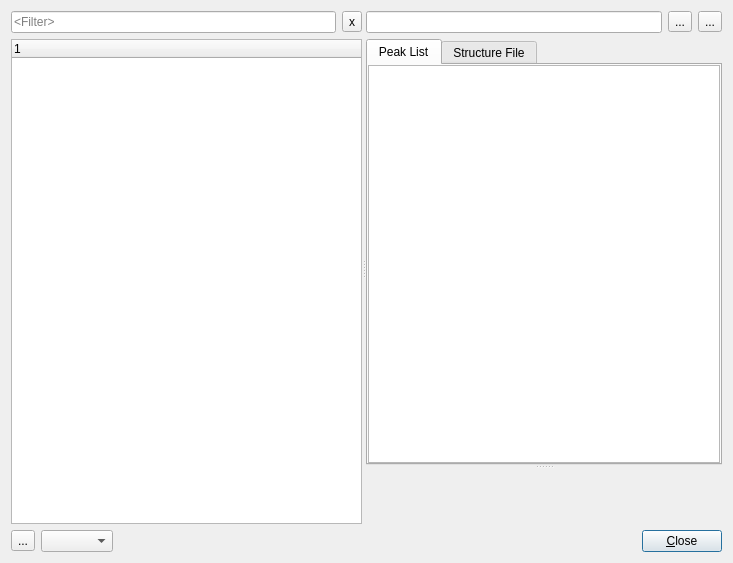
<?xml version="1.0" encoding="UTF-8"?>
<ui version="4.0">
 <class>BrowseReferenceStructuresDialog</class>
 <widget class="QDialog" name="BrowseReferenceStructuresDialog">
  <property name="geometry">
   <rect>
    <x>0</x>
    <y>0</y>
    <width>733</width>
    <height>563</height>
   </rect>
  </property>
  <property name="windowTitle">
   <string>Browse Reference Structures</string>
  </property>
  <layout class="QVBoxLayout" name="verticalLayout_3">
   <item>
    <widget class="QSplitter" name="splitterVertical">
     <property name="sizePolicy">
      <sizepolicy hsizetype="Expanding" vsizetype="Expanding">
       <horstretch>0</horstretch>
       <verstretch>0</verstretch>
      </sizepolicy>
     </property>
     <property name="orientation">
      <enum>Qt::Horizontal</enum>
     </property>
     <widget class="QWidget" name="layoutWidget">
      <layout class="QVBoxLayout" name="verticalLayout">
       <item>
        <layout class="QHBoxLayout" name="horizontalLayout_2">
         <item>
          <widget class="QLineEdit" name="lineEditFilter">
           <property name="toolTip">
            <string>Filter file names</string>
           </property>
           <property name="placeholderText">
            <string>&lt;Filter&gt;</string>
           </property>
          </widget>
         </item>
         <item>
          <widget class="QToolButton" name="toolButtonClearFilter">
           <property name="toolTip">
            <string>Clear filter</string>
           </property>
           <property name="text">
            <string>x</string>
           </property>
          </widget>
         </item>
        </layout>
       </item>
       <item>
        <widget class="QTreeWidget" name="treeWidget">
         <property name="toolTip">
          <string>Checked files are added to the &quot;Favorites&quot; collection</string>
         </property>
         <column>
          <property name="text">
           <string notr="true">1</string>
          </property>
         </column>
        </widget>
       </item>
      </layout>
     </widget>
     <widget class="QSplitter" name="splitterHorizontal">
      <property name="orientation">
       <enum>Qt::Vertical</enum>
      </property>
      <widget class="QWidget" name="layoutWidget">
       <layout class="QVBoxLayout" name="verticalLayout_2">
        <item>
         <layout class="QHBoxLayout" name="horizontalLayout_3">
          <item>
           <widget class="QLineEdit" name="lineEditCurrentFile">
            <property name="readOnly">
             <bool>true</bool>
            </property>
           </widget>
          </item>
          <item>
           <widget class="QToolButton" name="toolButtonSaveData">
            <property name="toolTip">
             <string>Save peak data to CSV file</string>
            </property>
            <property name="text">
             <string>...</string>
            </property>
            <property name="icon">
             <iconset theme="profex-save-as">
              <normaloff>.</normaloff>.</iconset>
            </property>
           </widget>
          </item>
          <item>
           <widget class="QToolButton" name="toolButtonSaveGraph">
            <property name="toolTip">
             <string>Save stick pattern to PDF</string>
            </property>
            <property name="text">
             <string>...</string>
            </property>
            <property name="icon">
             <iconset theme="profex-save-pdf">
              <normaloff>.</normaloff>.</iconset>
            </property>
           </widget>
          </item>
         </layout>
        </item>
        <item>
         <widget class="QTabWidget" name="tabWidget">
          <widget class="QWidget" name="tabPeakList">
           <attribute name="title">
            <string>Peak List</string>
           </attribute>
           <layout class="QGridLayout" name="gridLayout">
            <property name="leftMargin">
             <number>0</number>
            </property>
            <property name="topMargin">
             <number>0</number>
            </property>
            <property name="rightMargin">
             <number>0</number>
            </property>
            <property name="bottomMargin">
             <number>0</number>
            </property>
            <item row="0" column="0">
             <widget class="QTableWidget" name="tableWidgetHkl"/>
            </item>
           </layout>
          </widget>
          <widget class="QWidget" name="tabStrFile">
           <attribute name="title">
            <string>Structure File</string>
           </attribute>
           <layout class="QGridLayout" name="gridLayout_2">
            <property name="leftMargin">
             <number>0</number>
            </property>
            <property name="topMargin">
             <number>0</number>
            </property>
            <property name="rightMargin">
             <number>0</number>
            </property>
            <property name="bottomMargin">
             <number>0</number>
            </property>
            <item row="0" column="0">
             <widget class="ControlFileEdit" name="plainTextEdit">
              <property name="readOnly">
               <bool>true</bool>
              </property>
             </widget>
            </item>
           </layout>
          </widget>
         </widget>
        </item>
       </layout>
      </widget>
      <widget class="XrdCustomPlot" name="plotWidget" native="true">
       <property name="sizePolicy">
        <sizepolicy hsizetype="Expanding" vsizetype="Expanding">
         <horstretch>0</horstretch>
         <verstretch>0</verstretch>
        </sizepolicy>
       </property>
      </widget>
     </widget>
    </widget>
   </item>
   <item>
    <layout class="QHBoxLayout" name="horizontalLayout">
     <item>
      <widget class="QToolButton" name="toolButtonToggleExpand">
       <property name="toolTip">
        <string>Expand/Collapse all directories</string>
       </property>
       <property name="text">
        <string>...</string>
       </property>
       <property name="icon">
        <iconset theme="profex-select-all">
         <normaloff>.</normaloff>.</iconset>
       </property>
      </widget>
     </item>
     <item>
      <widget class="WaveLengthComboBox" name="comboBoxWavelength">
       <property name="toolTip">
        <string>Select the wavelength used to calculate 2&amp;theta; peak positions from d-values.</string>
       </property>
      </widget>
     </item>
     <item>
      <spacer name="horizontalSpacer">
       <property name="orientation">
        <enum>Qt::Horizontal</enum>
       </property>
       <property name="sizeHint" stdset="0">
        <size>
         <width>478</width>
         <height>20</height>
        </size>
       </property>
      </spacer>
     </item>
     <item>
      <widget class="QPushButton" name="pushButtonClose">
       <property name="text">
        <string>&amp;Close</string>
       </property>
      </widget>
     </item>
    </layout>
   </item>
  </layout>
 </widget>
 <customwidgets>
  <customwidget>
   <class>WaveLengthComboBox</class>
   <extends>QComboBox</extends>
   <header>wavelengthcombobox.h</header>
  </customwidget>
  <customwidget>
   <class>XrdCustomPlot</class>
   <extends>QWidget</extends>
   <header>xrdcustomplot.h</header>
   <container>1</container>
  </customwidget>
  <customwidget>
   <class>ControlFileEdit</class>
   <extends>QPlainTextEdit</extends>
   <header>projectWidget/controlfileedit.h</header>
  </customwidget>
 </customwidgets>
 <resources/>
 <connections>
  <connection>
   <sender>pushButtonClose</sender>
   <signal>clicked()</signal>
   <receiver>BrowseReferenceStructuresDialog</receiver>
   <slot>close()</slot>
   <hints>
    <hint type="sourcelabel">
     <x>723</x>
     <y>552</y>
    </hint>
    <hint type="destinationlabel">
     <x>243</x>
     <y>272</y>
    </hint>
   </hints>
  </connection>
  <connection>
   <sender>toolButtonClearFilter</sender>
   <signal>clicked()</signal>
   <receiver>lineEditFilter</receiver>
   <slot>clear()</slot>
   <hints>
    <hint type="sourcelabel">
     <x>350</x>
     <y>28</y>
    </hint>
    <hint type="destinationlabel">
     <x>271</x>
     <y>25</y>
    </hint>
   </hints>
  </connection>
  <connection>
   <sender>lineEditFilter</sender>
   <signal>textChanged(QString)</signal>
   <receiver>BrowseReferenceStructuresDialog</receiver>
   <slot>updateFilter()</slot>
   <hints>
    <hint type="sourcelabel">
     <x>44</x>
     <y>16</y>
    </hint>
    <hint type="destinationlabel">
     <x>1</x>
     <y>62</y>
    </hint>
   </hints>
  </connection>
  <connection>
   <sender>comboBoxWavelength</sender>
   <signal>currentIndexChanged(int)</signal>
   <receiver>BrowseReferenceStructuresDialog</receiver>
   <slot>wavelengthChanged(int)</slot>
   <hints>
    <hint type="sourcelabel">
     <x>56</x>
     <y>553</y>
    </hint>
    <hint type="destinationlabel">
     <x>10</x>
     <y>453</y>
    </hint>
   </hints>
  </connection>
  <connection>
   <sender>toolButtonSaveData</sender>
   <signal>clicked()</signal>
   <receiver>BrowseReferenceStructuresDialog</receiver>
   <slot>savePeakData()</slot>
   <hints>
    <hint type="sourcelabel">
     <x>683</x>
     <y>19</y>
    </hint>
    <hint type="destinationlabel">
     <x>470</x>
     <y>3</y>
    </hint>
   </hints>
  </connection>
  <connection>
   <sender>toolButtonSaveGraph</sender>
   <signal>clicked()</signal>
   <receiver>BrowseReferenceStructuresDialog</receiver>
   <slot>saveStickPattern()</slot>
   <hints>
    <hint type="sourcelabel">
     <x>706</x>
     <y>25</y>
    </hint>
    <hint type="destinationlabel">
     <x>575</x>
     <y>-1</y>
    </hint>
   </hints>
  </connection>
  <connection>
   <sender>toolButtonToggleExpand</sender>
   <signal>clicked()</signal>
   <receiver>BrowseReferenceStructuresDialog</receiver>
   <slot>toggleExpand()</slot>
   <hints>
    <hint type="sourcelabel">
     <x>21</x>
     <y>542</y>
    </hint>
    <hint type="destinationlabel">
     <x>3</x>
     <y>528</y>
    </hint>
   </hints>
  </connection>
 </connections>
 <slots>
  <slot>updateFilter()</slot>
  <slot>wavelengthChanged(int)</slot>
  <slot>savePeakData()</slot>
  <slot>saveStickPattern()</slot>
  <slot>toggleExpand()</slot>
 </slots>
</ui>
